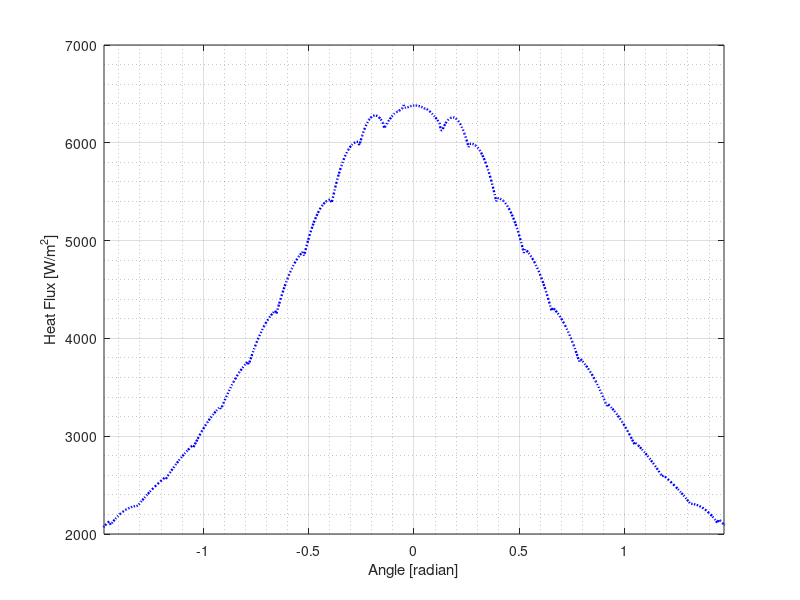
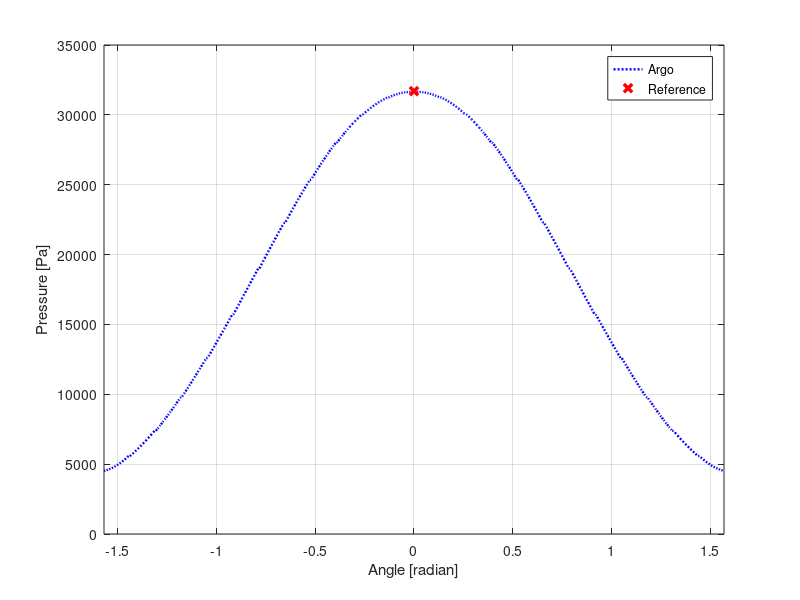

Write MATLAB code to recreate these figures, in order. (Note: this script raises an error after producing the figures.)
%Matlab script
%_________________________________________
% Plot the Density at the wall
D=importdata('TestHeatFlux_Wall.dat');
x_d = D.data(:,1);
angle = linspace(-pi/2,pi/2,length(x_d));
qx = D.data(:,4);
qy = D.data(:,5);
q =sqrt( qx.*qx + qy.*qy);
figure(1)
%subplot(2,2,1)
plot(angle,q,'b:','LineWidth',1.7)
grid on
grid minor
ylabel('Heat Flux [W/m^2]')
xlabel('Angle [radian]')
xlim([-(pi/2)+0.1 (pi/2)-0.1])
ylim([2000 7000])

% %_________________________________________
% % Plot the Velocity at the wall
% D=importdata('Velocity_Wall.dat');
% x_v = D.data(:,1);
% angle = linspace(-pi/2,pi/2,length(x_v));
% V = D.data(:,4);
% 
% subplot(2,2,2)
% plot(angle,abs(V),'b:','LineWidth',1.7)
% grid on
% grid minor
% ylabel('Absolute Velocity [m/s]')
% xlabel('Angle [radian]')
% xlim([-pi/2 pi/2])
% %_________________________________________
% Plot the Pressure at the wall

figure(2)
P=importdata('Pressure_Wall.dat');
x_p = P.data(:,1);
angle = linspace(-pi/2,pi/2,length(x_p));
p = P.data(:,4);

plot(angle,p,'b:','LineWidth',1.7)
hold on 
plot(0,31700,'xr','LineWidth',2.5)
grid on
ylabel('Pressure [Pa]')
xlabel('Angle [radian]')
legend('Argo','Reference')
xlim([-pi/2 pi/2])

% %_________________________________________
% % Plot the Temperature at the wall
% D=importdata('Temperature_Wall.dat');
% x_T = D.data(:,1);
% angle = linspace(-pi/2,pi/2,length(x_T));
% T = D.data(:,4);
% 
% subplot(2,2,4)
% plot(angle,T,'b:','LineWidth',1.7)
% grid on
% grid minor
% ylabel('Temperature [K]')
% xlabel('Angle [radian]')
% xlim([-pi/2 pi/2])
% 
% 
% 
% %%%%%%%%%%%%%%%%%%%%%%%%%%%%%%%%%%%%%%%%%%
% % R E S I D U A L 
% 
R=importdata('residual.dat'); %iteration/ wall time/ residual norm / cfl
x_r = R.data(:,1);
r = R.data(:,3);
cfl = R.data(:,4);
r(525000:length(r))= r(525000:length(r))./100;
cfl(525000:length(cfl))= cfl(525000:length(cfl)).*10;
fig = figure(3);
left_color = [0 0 0];
right_color = [0 0 0];
set(fig,'defaultAxesColorOrder',[left_color; right_color]);


yyaxis left
semilogy(x_r,r,'b-','LineWidth',1.5)

%ylim([0 10^(10)]) 
ylabel('Residual Norm L_2 (log_1_0 scale) ')
xlabel('Iteration')

yyaxis right
semilogy(x_r, cfl,'r--','LineWidth',1.7)
%ylim([0 10^(5)])
ylabel('CFL')
grid on
grid minor
legend('Norm L² residual','CFL')

